Frame 1 (no input): blank canvas, image omitted
Frame 60 (no input): blank canvas, image omitted
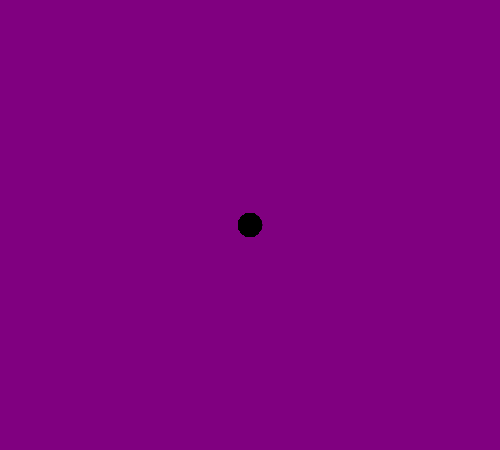
Frame 120 (the mouse pressed at the canvas centre since frame 60)

The p5.js sketch whose frames 1 and 60 were blank and that drew this single picture after the mouse press (run headless with seeded random() and noise() and a simulated clock; from frame 60 on, the mouse is pressed at the canvas centre):

// p5.js sketch
// ── sketch.js
function setup() {
    createCanvas(500, 450);
    background("purple");
  }
  
  function draw() {
    stroke("black")
    fill("black")
    
    //console.log(mouseIsPressed) 
    
    if(mouseIsPressed){
     circle(mouseX, mouseY, 23, 14) 
    }
  }
  
